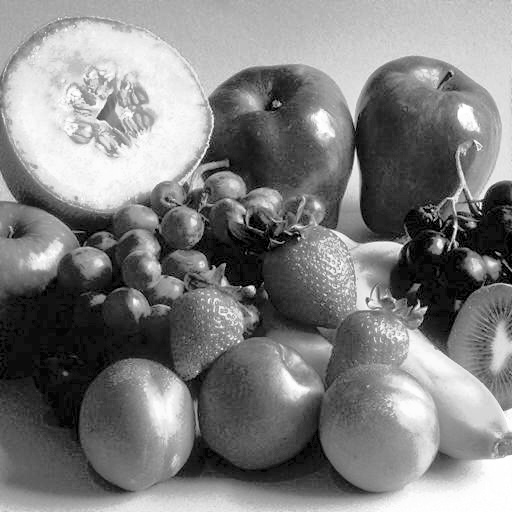
#> input picture Atividade_3/images/equalized/fruits.bmp, 512 x 512 px, found by its file name
$ jupyter execute exercicio7.ipynb
#> lines starting #> are read from the running program, lines starting #| are printed output that depends on the picture
[cell 1]
import os
import numpy as np
import matplotlib.pyplot as plt
from PIL import Image

FILES_DIR = os.path.abspath('images')

[cell 2]
def showHistogram(imageName, imageDir = 'normal', type = 'Normal'):
    image = Image.open(f'{FILES_DIR}/{imageDir}/{imageName}').convert('L')
    histogram = image.histogram()

    plt.figure()
    plt.title(f'Histograma da {imageName} [{type}]')
    plt.xlabel("Nível de Cinza")
    plt.ylabel("Número de Pixels")
    plt.plot(histogram, color = 'black')
    plt.xlim([0, 255])

    imageName = imageName.split('.')
    imageName = imageName[0] + f'_{imageDir}_histogram.png'

    plt.savefig(f'{FILES_DIR}/histograms/{imageName}')
    plt.show()

def equalizeHistogram(imageName):
    image = Image.open(f'{FILES_DIR}/normal/{imageName}').convert('L')
    histogram = image.histogram()

    grayProb = [i / sum(histogram) for i in histogram]
    grayAcumProb = [sum(grayProb[:i + 1]) for i in range(len(grayProb))]

    equalizedGray = [int(round(i * 255)) for i in grayAcumProb]

    image = np.asarray(image).astype(np.uint8)
    for y in range(image.shape[0]):
        for x in range(image.shape[1]):
            image[y, x] = equalizedGray[image[y, x]]

    image = Image.fromarray(image)
    image.save(f'{FILES_DIR}/equalized/{imageName}')
    image.show()

    showHistogram(imageName, 'equalized', 'Equalizada')

[cell 3]
os.makedirs(f'{FILES_DIR}/equalized/', exist_ok = True)
os.makedirs(f'{FILES_DIR}/histograms/', exist_ok = True)
os.makedirs(f'{FILES_DIR}/normal/', exist_ok = True)

images = [
    'fruits.bmp',
    'mammogram.bmp',
    'moon.bmp',
    'polen.bmp'
]

for imageName in images:
    image = Image.open(f'{FILES_DIR}/normal/{imageName}').convert('L')
#> image is the input picture: PIL image 512x512 L; min 0, max 255, mean 128.4
    image.show()

    showHistogram(imageName)
#> in showHistogram, `histogram = image.histogram()`: histogram = 256 values, max 6788 at index 12, min 0 at index 4, mean 1024
#> in showHistogram, `plt.savefig(f'{FILES_DIR}/histograms/{imageName}')`:
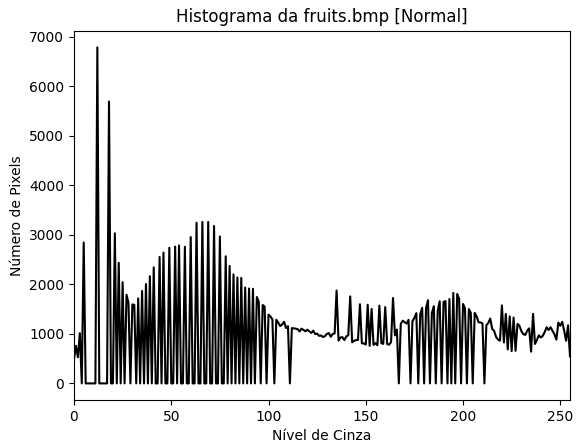
#> figure drawn by matplotlib, 1 panel; curve peaks at x = 12, y = 6788
    equalizeHistogram(imageName)
#> in equalizeHistogram, `grayProb = [i / sum(histogram) for i in histogram]`: grayProb = 256 values, max 0.0259 at index 12, min 0 at index 4, mean 0.00391
#> in equalizeHistogram, `grayAcumProb = [sum(grayProb[:i + 1]) for i in range(len(grayProb))]`: grayAcumProb = 256 values from 0.00187 to 1
#> in equalizeHistogram, `equalizedGray = [int(round(i * 255)) for i in grayAcumProb]`: equalizedGray = 256 values from 0 to 255
#> pass 2 of the loop `for imageName in images:`:
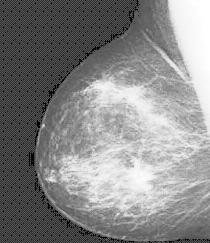
#> input picture Atividade_3/images/equalized/mammogram.bmp, 210 x 243 px, found by its file name
#> image is the input picture: PIL image 210x243 L; min 0, max 255, mean 135.2
#> in showHistogram (call 3), `histogram = image.histogram()`: histogram = 256 values, max 8196 at index 45, min 0 at index 1, mean 199.3
#> in showHistogram (call 3), `plt.savefig(f'{FILES_DIR}/histograms/{imageName}')`:
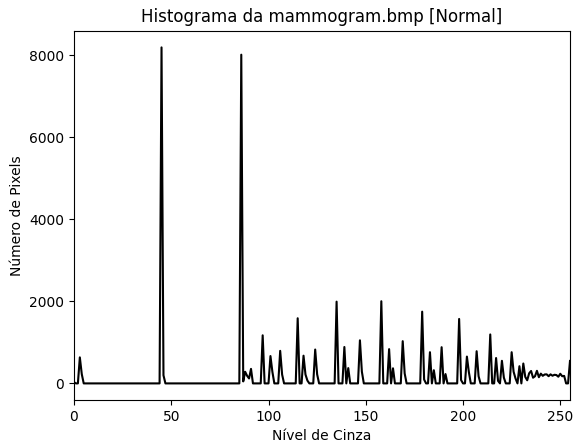
#> figure drawn by matplotlib, 1 panel; curve peaks at x = 45, y = 8196
#> pass 3 of the loop `for imageName in images:`:
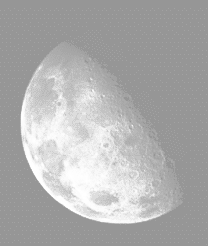
#> input picture Atividade_3/images/equalized/moon.bmp, 208 x 246 px, found by its file name
#> image is the input picture: PIL image 208x246 L; min 150, max 255, mean 173.5
#> in showHistogram (call 5), `histogram = image.histogram()`: histogram = 256 values, max 30198 at index 150, min 0 at index 0, mean 199.9
#> in showHistogram (call 5), `plt.savefig(f'{FILES_DIR}/histograms/{imageName}')`:
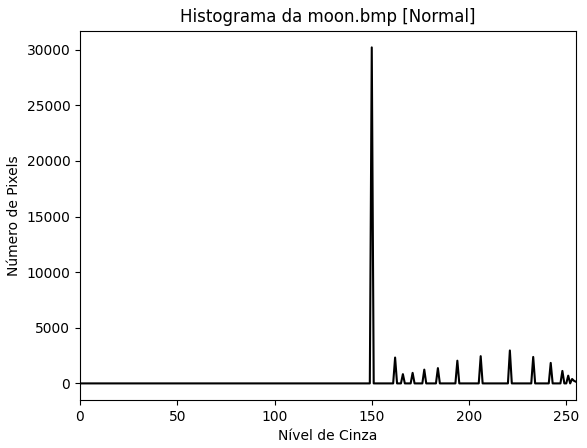
#> figure drawn by matplotlib, 1 panel; curve peaks at x = 150, y = 30198
#> the loop made 4 passes; the first 3 are shown
